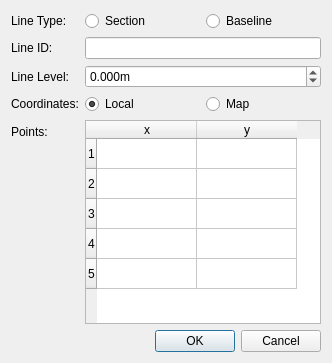
<?xml version="1.0" encoding="UTF-8"?>
<ui version="4.0">
 <class>Form</class>
 <widget class="QWidget" name="Form">
  <property name="geometry">
   <rect>
    <x>0</x>
    <y>0</y>
    <width>332</width>
    <height>363</height>
   </rect>
  </property>
  <property name="windowTitle">
   <string>Form</string>
  </property>
  <layout class="QFormLayout" name="formLayout">
   <item row="0" column="0">
    <widget class="QLabel" name="label_2">
     <property name="text">
      <string>Line Type:</string>
     </property>
    </widget>
   </item>
   <item row="0" column="1">
    <layout class="QHBoxLayout" name="horizontalLayout_2">
     <item>
      <widget class="QRadioButton" name="radioButton_3">
       <property name="text">
        <string>Section</string>
       </property>
       <property name="checked">
        <bool>true</bool>
       </property>
      </widget>
     </item>
     <item>
      <widget class="QRadioButton" name="radioButton_4">
       <property name="text">
        <string>Baseline</string>
       </property>
      </widget>
     </item>
    </layout>
   </item>
   <item row="1" column="0">
    <widget class="QLabel" name="label">
     <property name="text">
      <string>Line ID:</string>
     </property>
    </widget>
   </item>
   <item row="1" column="1">
    <widget class="QLineEdit" name="lineEdit"/>
   </item>
   <item row="2" column="0">
    <widget class="QLabel" name="label_4">
     <property name="text">
      <string>Line Level:</string>
     </property>
    </widget>
   </item>
   <item row="2" column="1">
    <widget class="QDoubleSpinBox" name="doubleSpinBox">
     <property name="suffix">
      <string>m</string>
     </property>
     <property name="decimals">
      <number>3</number>
     </property>
     <property name="minimum">
      <double>-9999.998999999999796</double>
     </property>
     <property name="maximum">
      <double>9999.998999999999796</double>
     </property>
    </widget>
   </item>
   <item row="3" column="0">
    <widget class="QLabel" name="label_3">
     <property name="text">
      <string>Coordinates:</string>
     </property>
    </widget>
   </item>
   <item row="3" column="1">
    <layout class="QHBoxLayout" name="horizontalLayout">
     <item>
      <widget class="QRadioButton" name="radioButton">
       <property name="text">
        <string>Local</string>
       </property>
       <property name="checked">
        <bool>true</bool>
       </property>
      </widget>
     </item>
     <item>
      <widget class="QRadioButton" name="radioButton_2">
       <property name="text">
        <string>Map</string>
       </property>
      </widget>
     </item>
    </layout>
   </item>
   <item row="4" column="0">
    <widget class="QLabel" name="label_5">
     <property name="text">
      <string>Points:</string>
     </property>
    </widget>
   </item>
   <item row="4" column="1">
    <widget class="QTableWidget" name="tableWidget">
     <property name="rowCount">
      <number>5</number>
     </property>
     <property name="columnCount">
      <number>2</number>
     </property>
     <attribute name="verticalHeaderVisible">
      <bool>true</bool>
     </attribute>
     <row>
      <property name="text">
       <string>1</string>
      </property>
     </row>
     <row>
      <property name="text">
       <string>2</string>
      </property>
     </row>
     <row>
      <property name="text">
       <string>3</string>
      </property>
     </row>
     <row>
      <property name="text">
       <string>4</string>
      </property>
     </row>
     <row>
      <property name="text">
       <string>5</string>
      </property>
     </row>
     <column>
      <property name="text">
       <string>x</string>
      </property>
     </column>
     <column>
      <property name="text">
       <string>y</string>
      </property>
     </column>
    </widget>
   </item>
   <item row="5" column="0" colspan="2">
    <widget class="QDialogButtonBox" name="buttonBox">
     <property name="standardButtons">
      <set>QDialogButtonBox::Cancel|QDialogButtonBox::Ok</set>
     </property>
    </widget>
   </item>
  </layout>
 </widget>
 <resources/>
 <connections/>
</ui>
